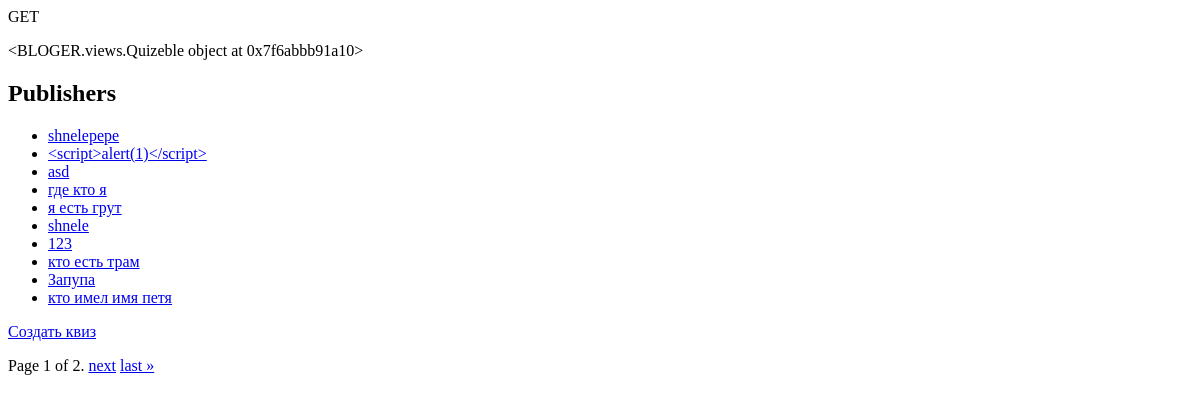
The app's page /, older data.
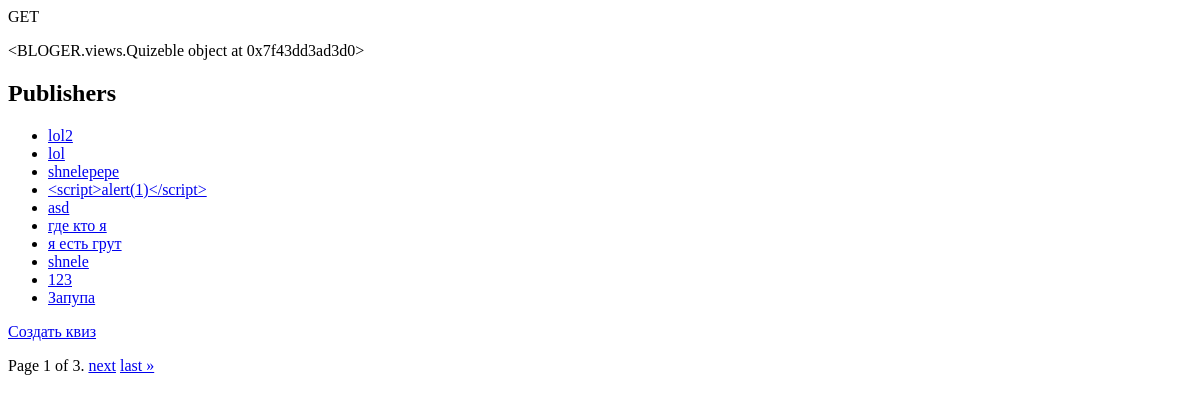
The same page, newer data.
### BLOGER/models.py (models this page shows, shortened)
class Quiz(models.Model):
    name = models.CharField(max_length=200)
    updater = models.ForeignKey(to=User, verbose_name='Обновил', on_delete=models.SET_NULL, null=True,
                            related_name='updater_posts', blank=True)
    fixed = models.BooleanField(verbose_name='Прикреплено', default=False)
    author = models.ForeignKey(to=User, verbose_name='Автор', on_delete=models.SET_NULL, related_name='author_posts', null=True)
    tags = TaggableManager(blank=True)
    created = models.DateTimeField(auto_now_add=True)
    update = models.DateTimeField(auto_now=True)
    class Meta:
        ordering = ['-created']
    def get_absolute_url(self):
        return reverse('quiz_detail', kwargs={'pk': self.pk})

### BLOGER/views.py (the view)
# urls.py: path('', Quizeble.as_view(), name='index'),
class Quizeble(ListView):
    paginate_by = 10
    model = Quiz
    template_name = 'quiz_list.html'
    context_object_name = 'zapupa'

### BLOGER/templates/quiz_list.html (shortened to what this page needs)
<p>{{request.method}}</p>
<p>{{view}}</p>
<h2>Publishers</h2>
<ul>
    {% for name in zapupa %}
        <li>
            <a href="{{ name.get_absolute_url }}">{{ name.name }}</a>
        </li>
    {% endfor %}
</ul>
<a href="{% url 'quiz_create' %}">Создать квиз</a>
<div class="pagination">
    <span class="step-links">
        <span class="current">
            Page {{ page_obj.number }} of {{ page_obj.paginator.num_pages }}.
        </span>
        {% if page_obj.has_next %}
            <a href="?page={{ page_obj.next_page_number }}">next</a>
            <a href="?page={{ page_obj.paginator.num_pages }}">last &raquo;</a>
        {% endif %}
    </span>
</div>

Row changes from the older to the newer data that the page shows:
removed Quiz: name "кто есть трам"
no longer on this page (row unchanged): Quiz: name "кто имел имя петя"
added Quiz: name "lol2"
added Quiz: name "lol"
Text that changed along with them:
{{ view }}: "<BLOGER.views.Quizeble object at 0x7f6abbb91a10>" → "<BLOGER.views.Quizeble object at 0x7f43dd3ad3d0>"
{{ page_obj.paginator.num_pages }}: "2" → "3"
